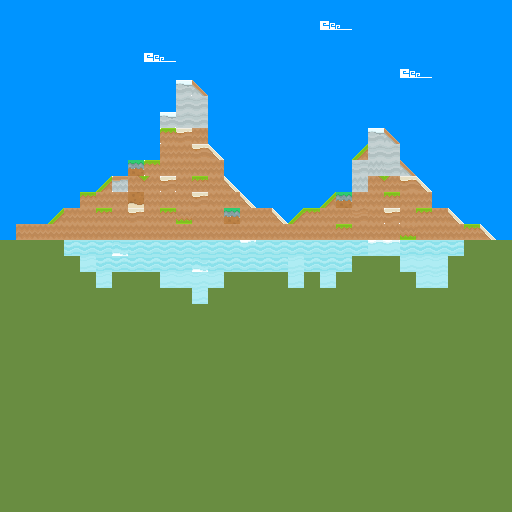

This game map was drawn from its Tiled (.tmx) file and the tilesets committed beside it. A one-line description and the full map source follow:
An orthogonal 32x32 tile map with 16x16 px tiles, 1 tile layer (Calque de Tuiles 1).

<map version="1.9" tiledversion="1.9.2" orientation="orthogonal" renderorder="right-down" width="32" height="32" tilewidth="16" tileheight="16" infinite="0" nextlayerid="2" nextobjectid="1">
 <tileset firstgid="1" source="tileset16x16.tsx" />
 <layer id="1" name="Calque de Tuiles 1" width="32" height="32">
  <data encoding="csv">
208,208,208,208,208,208,208,208,208,208,208,208,208,208,208,208,208,208,208,208,208,208,208,208,208,208,208,208,208,208,208,208,
208,208,208,208,208,208,208,208,208,208,208,208,208,208,208,208,208,208,208,208,206,207,208,208,208,208,208,208,208,208,208,208,
208,208,208,208,208,208,208,208,208,208,208,208,208,208,208,208,208,208,208,208,208,208,208,208,208,208,208,208,208,208,208,208,
208,208,208,208,208,208,208,208,208,206,207,208,208,208,208,208,208,208,208,208,208,208,208,208,208,208,208,208,208,208,208,208,
208,208,208,208,208,208,208,208,208,208,208,208,208,208,208,208,208,208,208,208,208,208,208,208,208,206,207,208,208,208,208,208,
208,208,208,208,208,208,208,208,208,208,208,122,135,208,208,208,208,208,208,208,208,208,208,208,208,208,208,208,208,208,208,208,
208,208,208,208,208,208,208,208,208,208,208,131,131,208,208,208,208,208,208,208,208,208,208,208,208,208,208,208,208,208,208,208,
208,208,208,208,208,208,208,208,208,208,122,131,131,208,208,208,208,208,208,208,208,208,208,208,208,208,208,208,208,208,208,208,
208,208,208,208,208,208,208,208,208,208,94,155,87,208,208,208,208,208,208,208,208,208,208,130,135,208,208,208,208,208,208,208,
208,208,208,208,208,208,208,208,208,208,87,87,155,60,208,208,208,208,208,208,208,208,2147483758,131,131,208,208,208,208,208,208,208,
208,208,208,208,208,208,208,208,188,94,87,87,87,87,208,208,208,208,208,208,208,208,131,112,131,135,208,208,208,208,208,208,
208,208,208,208,208,208,2147483758,120,158,150,164,87,86,87,60,208,208,208,208,208,208,208,112,158,150,155,60,208,208,208,208,208,
208,208,208,208,208,86,87,87,1073742019,87,87,87,155,87,87,60,208,208,208,208,2147483758,188,87,87,86,87,87,208,208,208,208,208,
208,208,208,2147483758,87,87,86,87,155,87,86,1073741910,87,87,188,87,87,60,2147483758,86,87,87,156,87,164,87,86,87,60,208,208,208,
208,87,87,87,87,87,87,87,87,87,87,87,87,87,87,87,87,87,87,87,87,86,87,87,87,1073741910,87,87,87,86,60,208,
186,186,186,186,168,168,168,1073741984,168,168,168,168,168,168,168,160,168,168,168,168,168,168,168,183,183,168,168,168,168,186,186,186,
186,186,186,186,186,191,168,168,168,168,168,168,1073741984,168,168,168,168,168,191,168,168,168,186,186,186,191,191,191,186,186,186,186,
186,186,186,186,186,186,191,186,186,186,191,191,191,191,186,186,186,186,191,186,191,186,186,186,186,186,191,191,186,186,186,186,
186,186,186,186,186,186,186,186,186,186,186,186,191,186,186,186,186,186,186,186,186,186,186,186,186,186,186,186,186,186,186,186,
186,186,186,186,186,186,186,186,186,186,186,186,186,186,186,186,186,186,186,186,186,186,186,186,186,186,186,186,186,186,186,186,
186,186,186,186,186,186,186,186,186,186,186,186,186,186,186,186,186,186,186,186,186,186,186,186,186,186,186,186,186,186,186,186,
186,186,186,186,186,186,186,186,186,186,186,186,186,186,186,186,186,186,186,186,186,186,186,186,186,186,186,186,186,186,186,186,
186,186,186,186,186,186,186,186,186,186,186,186,186,186,186,186,186,186,186,186,186,186,186,186,186,186,186,186,186,186,186,186,
186,186,186,186,186,186,186,186,186,186,186,186,186,186,186,186,186,186,186,186,186,186,186,186,186,186,186,186,186,186,186,186,
186,186,186,186,186,186,186,186,186,186,186,186,186,186,186,186,186,186,186,186,186,186,186,186,186,186,186,186,186,186,186,186,
186,186,186,186,186,186,186,186,186,186,186,186,186,186,186,186,186,186,186,186,186,186,186,186,186,186,186,186,186,186,186,186,
186,186,186,186,186,186,186,186,186,186,186,186,186,186,186,186,186,186,186,186,186,186,186,186,186,186,186,186,186,186,186,186,
186,186,186,186,186,186,186,186,186,186,186,186,186,186,186,186,186,186,186,186,186,186,186,186,186,186,186,186,186,186,186,186,
186,186,186,186,186,186,186,186,186,186,186,186,186,186,186,186,186,186,186,186,186,186,186,186,186,186,186,186,186,186,186,186,
186,186,186,186,186,186,186,186,186,186,186,186,186,186,186,186,186,186,186,186,186,186,186,186,186,186,186,186,186,186,186,186,
186,186,186,186,186,186,186,186,186,186,186,186,186,186,186,186,186,186,186,186,186,186,186,186,186,186,186,186,186,186,186,186,
186,186,186,186,186,186,186,186,186,186,186,186,186,186,186,186,186,186,186,186,186,186,186,186,186,186,186,186,186,186,186,186
</data>
 </layer>
</map>